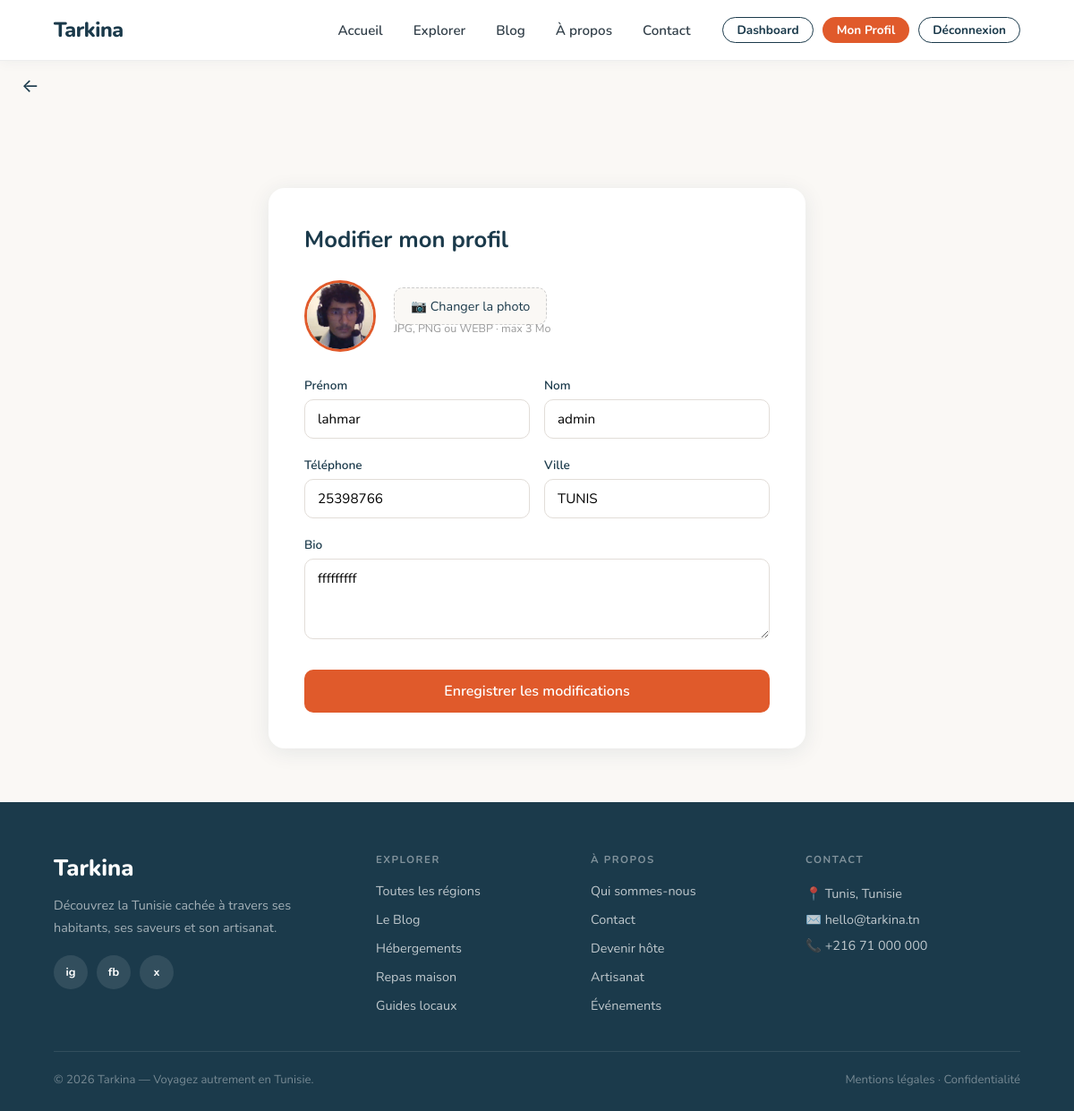
Page /edit-profile.php (signed in) on the committed database.
### tables this page shows
CREATE TABLE `utilisateur` (
  `id` int(11) NOT NULL,
  `nom` varchar(100) NOT NULL,
  `prenom` varchar(100) NOT NULL,
  `email` varchar(150) NOT NULL,
  `mot_de_passe` varchar(255) NOT NULL,
  `adresse` varchar(255) NOT NULL,
  `role` varchar(255) NOT NULL,
  `date_inscription` timestamp NOT NULL DEFAULT current_timestamp(),
  `telephone` varchar(20) DEFAULT NULL,
  `ville` varchar(100) DEFAULT NULL,
  `bio` text DEFAULT NULL,
  `photo_profil` varchar(255) DEFAULT NULL
);

### edit-profile.php (the view, shortened to what this page needs)
<?php
require 'db.php';
$user_id = $_SESSION['user_id'];
$result = mysqli_query($conn, "SELECT * FROM utilisateur WHERE id = $user_id");
$user = mysqli_fetch_assoc($result);
?>
<!DOCTYPE html>
<html lang="fr">
<head>
    <link rel="stylesheet" href="assets/css/style.css">
</head>
<body>
<?php include 'navbar.php'; ?>
<button onclick="history.back()"
  style="background:none;border:none;cursor:pointer;font-size:1.3rem;
  color:#1B3A4B;padding:14px 0 0 24px;display:flex;align-items:center;gap:6px;"
  onmouseover="this.style.color='#E05A2B'"
  onmouseout="this.style.color='#1B3A4B'">
  &#8592;
</button>
<div class="edit-profile-wrap">
    <div class="edit-card">
        <h1>Modifier mon profil</h1>
        <form method="POST" enctype="multipart/form-data">
            <div class="avatar-upload">
                <?php if (!empty($user['photo_profil'])): ?>
                    <img src="<?= htmlspecialchars($user['photo_profil']) ?>" alt="Photo de profil">
                <?php else: ?>
                    <div class="avatar-placeholder">👤</div>
                <?php endif; ?>
                <div>
                    <label class="upload-btn" for="photo">📷 Changer la photo</label>
                    <div style="font-size:0.78rem;color:#999;margin-top:5px;">JPG, PNG ou WEBP · max 3 Mo</div>
                </div>
            </div>
            <div class="form-row">
                <div class="form-group">
                    <label>Prénom</label>
                    <input type="text" name="prenom" value="<?= htmlspecialchars($user['prenom'] ?? '') ?>">
                </div>
                <div class="form-group">
                    <label>Nom</label>
                    <input type="text" name="nom" value="<?= htmlspecialchars($user['nom'] ?? '') ?>">
                </div>
            </div>
            <div class="form-row">
                <div class="form-group">
                    <label>Téléphone</label>
                    <input type="tel" name="telephone" placeholder="+216 XX XXX XXX"
                           value="<?= htmlspecialchars($user['telephone'] ?? '') ?>">
                </div>
                <div class="form-group">
                    <label>Ville</label>
                    <input type="text" name="ville" placeholder="Tunis, Sfax…"
                           value="<?= htmlspecialchars($user['ville'] ?? '') ?>">
                </div>
            </div>
            <div class="form-group">
                <label>Bio</label>
                <textarea name="bio" placeholder="Parlez-nous de vous…"><?= htmlspecialchars($user['bio'] ?? '') ?></textarea>
            </div>
            <button type="submit" class="btn-save">Enregistrer les modifications</button>
        </form>
    </div>
</div>
<?php include 'footer.php'; ?>
</body>
</html>

### assets/css/style.css (style rules this page uses)
:root { --navy: #1B3A4B; --cream: #f5f2ee; --coral: #E05A2B; --white: #ffffff; --text: #333333; --grey: #666666; --soft-grey: #e0e0e0; }
body { font-family: 'Outfit', sans-serif; color: var(--text); background-color: var(--white); overflow-x: hidden; }
h1, h2, h3, .playfair { font-family: 'Playfair Display', serif; }

### assets/css/typography.css (style rules this page uses)
body, h1, h2, h3, h4, h5, h6, p, a, span, li, ul, ol, label, button, input, select, textarea, small, strong, b, em, td, th, blockquote, figcaption, div, section, article, aside, header, footer, nav { font-family: 'Nunito', 'Segoe UI', system-ui, -apple-system, sans-serif !important; }

### edit-profile.php (style rules this page uses)
:root { --primary: #E05A2B; --navy: #1B3A4B; --light-bg: #FAF8F5; --text-dark: #1a1a1a; --text-muted: #6b7280; --border: #e5e7eb; }
* { margin: 0; padding: 0; box-sizing: border-box; }
body { font-family: 'Segoe UI', system-ui, sans-serif; background: var(--light-bg); color: var(--text-dark); }
.edit-profile-wrap { max-width: 640px; margin: 100px auto 60px; padding: 0 20px; }
.edit-card { background: #fff; border-radius: 18px; padding: 40px; box-shadow: 0 4px 24px rgba(27,58,75,0.09); }
.edit-card h1 { color: var(--navy); font-size: 1.6rem; margin-bottom: 28px; }
.avatar-upload { display: flex; align-items: center; gap: 20px; margin-bottom: 28px; }
.avatar-upload img { width: 80px; height: 80px; border-radius: 50%; object-fit: cover; border: 3px solid var(--primary); }
.avatar-upload label.upload-btn { background: var(--light-bg); border: 1.5px dashed #ccc; border-radius: 10px; padding: 10px 18px; cursor: pointer; font-size: 0.9rem; color: var(--navy); transition: border-color 0.2s; }
.form-group { margin-bottom: 20px; }
.form-group label { display: block; font-size: 0.85rem; font-weight: 600; color: var(--navy); margin-bottom: 6px; }
.form-group input, .form-group textarea { width: 100%; padding: 11px 14px; border: 1.5px solid #e2ddd8; border-radius: 10px; font-size: 0.95rem; font-family: inherit; transition: border-color 0.2s; box-sizing: border-box; }
.form-group textarea { resize: vertical; min-height: 90px; }
.form-row { display: grid; grid-template-columns: 1fr 1fr; gap: 16px; }
.btn-save { background: var(--primary); color: #fff; border: none; border-radius: 10px; padding: 13px 32px; font-size: 1rem; font-weight: 600; cursor: pointer; width: 100%; margin-top: 8px; transition: background 0.2s; }

### rows in the picture
utilisateur: photo_profil (picture), prenom "lahmar", nom "admin", telephone "25398766", ville "TUNIS", bio "fffffffff"
